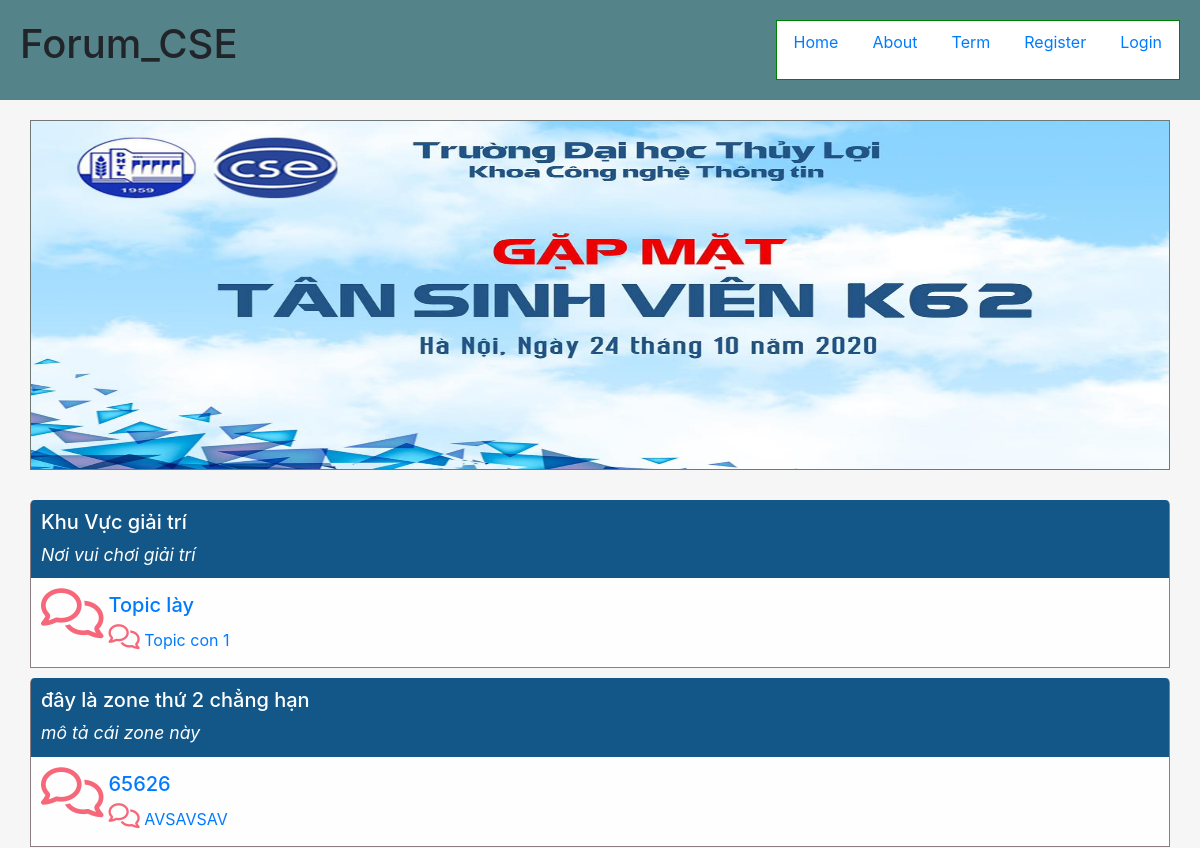
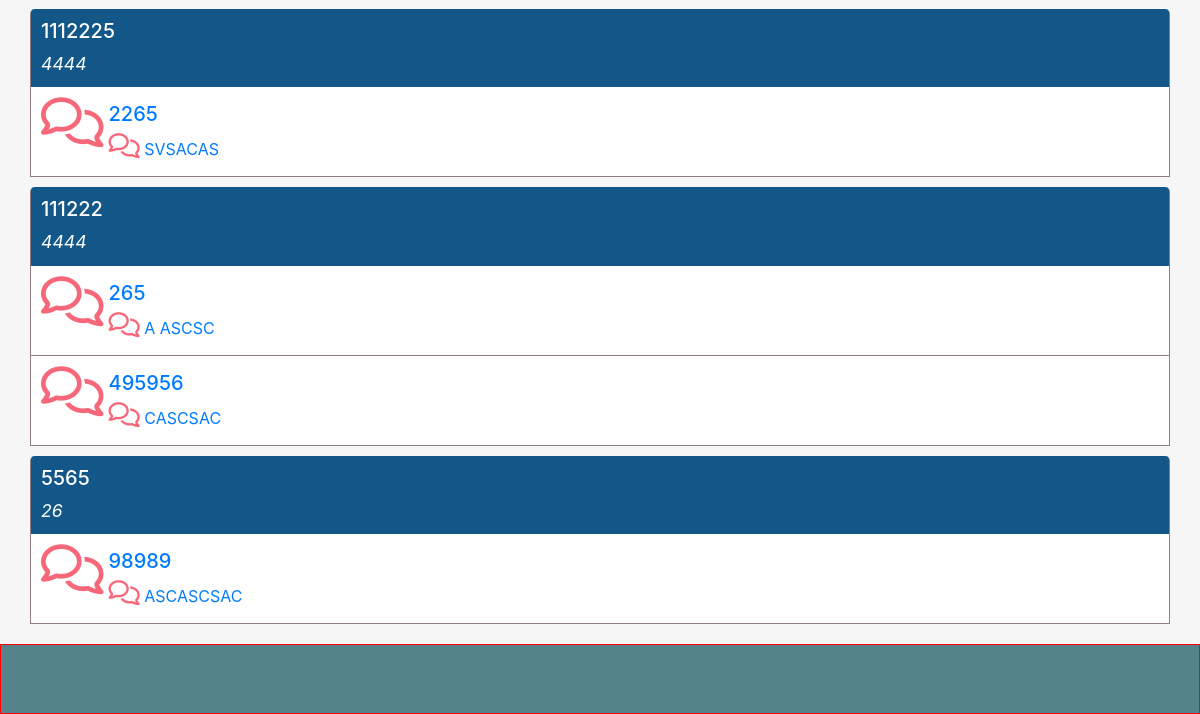
The page /Forum/index.php on the database as committed earlier (2 pictures, top to bottom).
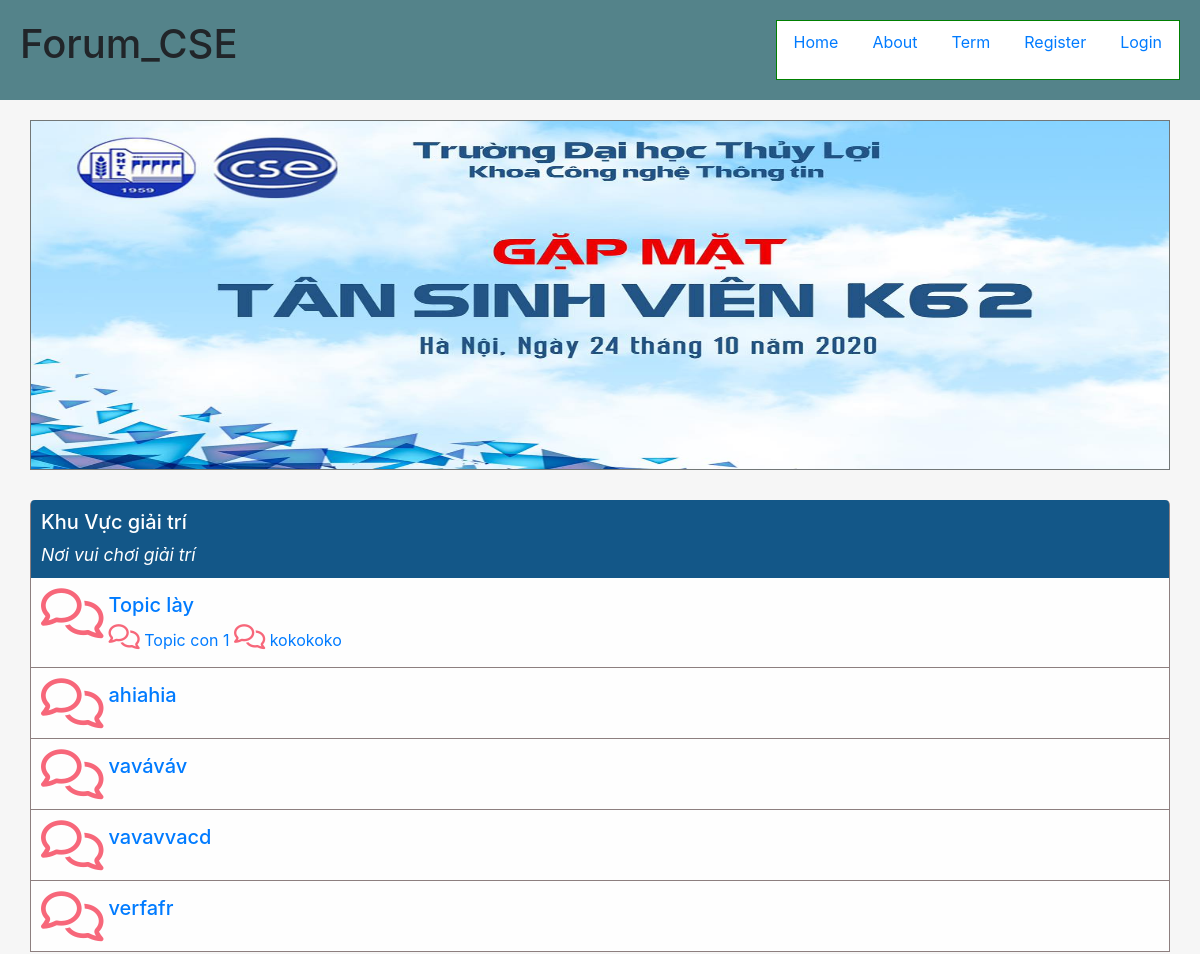
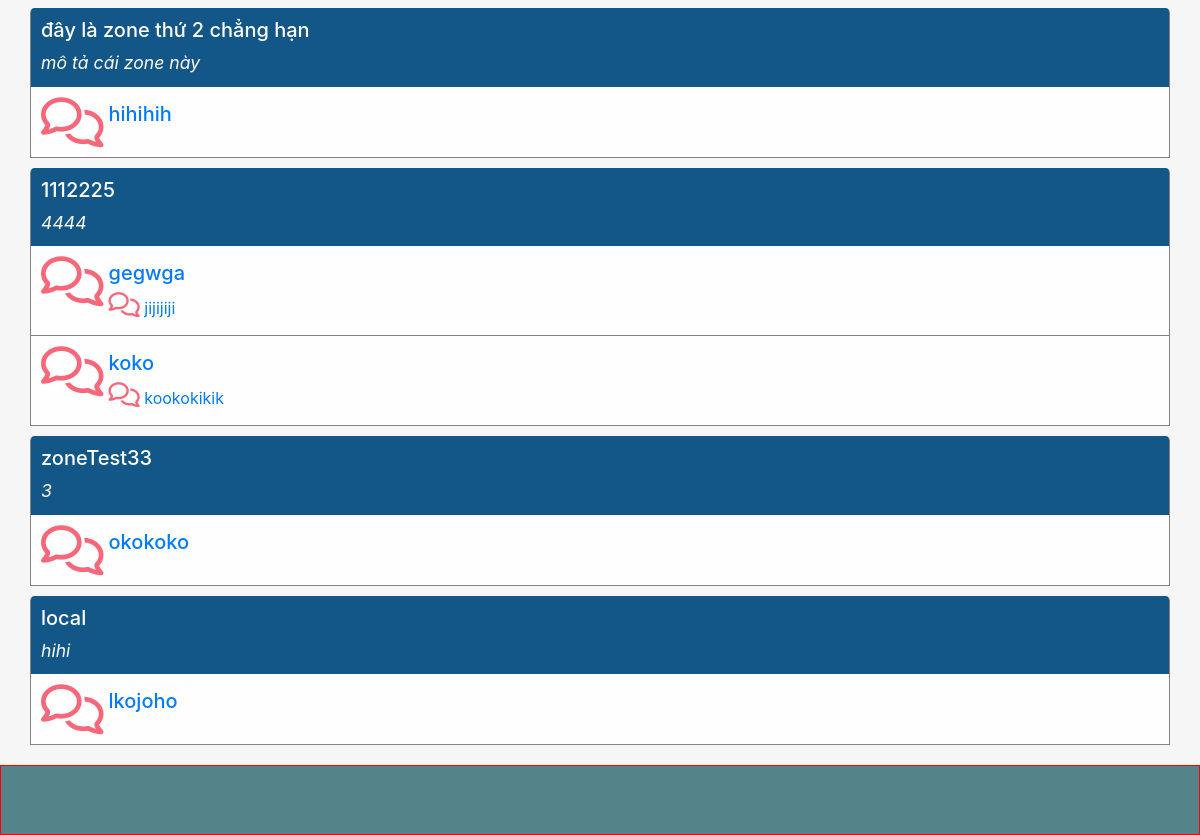
The same page on the database as committed later (2 pictures, top to bottom).
### tables this page shows
CREATE TABLE `zones` (
  `zone_id` int(11) NOT NULL,
  `title` varchar(255) NOT NULL,
  `description` varchar(255) NOT NULL
);

CREATE TABLE `topics` (
  `topic_id` int(11) NOT NULL,
  `title` varchar(255) NOT NULL,
  `description` varchar(255) DEFAULT NULL,
  `zone_id` int(11) NOT NULL
);

CREATE TABLE `mitopics` (
  `mitopic_id` int(11) NOT NULL,
  `title` varchar(255) NOT NULL,
  `description` varchar(255) NOT NULL,
  `topic_id` int(11) NOT NULL
);

### Forum/controllers/ParentCTL.php (called while the page is built, shortened)
<?php
require_once 'models/ZoneModel.php';
require_once 'models/TopicModel.php';
require_once 'models/MitopicModel.php';
class ParentCTL
{
  public function index()
  {
    $zoneModel = new ZoneModel();
    $zones = $zoneModel->selectAll();
    $topicModel = new TopicModel();
    $topics = $topicModel->selectAll();
    $mitopicModel = new MitopicModel();
    $mitopics= $mitopicModel->selectAll();
    require_once 'views/home.php';
  }
}
?>

### Forum/index.php (called while the page is built, shortened)
<?php
$action = isset($_GET['action']) ? $_GET['action'] : 'index';
$object = new $controller;
$object->$action();
?>

### Forum/path.php (called while the page is built, shortened)
<?php
    $BASE_URL="http://localhost:88/Forum";
?>

### Forum/models/model.php (called while the page is built, shortened)
<?php
    require_once("path.php");
    function openConnect(){
        $conn=mysqli_connect(HOST,USER,PASS,DB);
        return $conn;
    }
?>

### Forum/models/ZoneModel.php (called while the page is built, shortened)
<?php
    require_once("model.php");
    class ZoneModel{
        public $connection;
        function ZoneModel($title='',$description=''){
            $this->connection=openConnect();
        }
        function selectAll($data=""){
            $sql="SELECT * FROM ". self::TABLE;
            $rs=mysqli_query($this->connection,$sql);
            $result=mysqli_fetch_all($rs,MYSQLI_ASSOC);
            return $result;
        }
    }
?>

### Forum/models/TopicModel.php (called while the page is built, shortened)
<?php
    require_once("model.php");
    class TopicModel{
        public $connection;
        function TopicModel($title='',$description=''){
            $this->connection=openConnect();
        }
        function selectAll($data=[]){
            $sql="SELECT * FROM ". self::TABLE;
            $rs=mysqli_query($this->connection,$sql);
            $result=mysqli_fetch_all($rs,MYSQLI_ASSOC);
            return $result;
        }
    }
?>

### Forum/models/MitopicModel.php (called while the page is built, shortened)
<?php
    require_once("model.php");
    class MitopicModel{
        public $connection;
        function MitopicModel($title='',$description='',$topic_id=''){
            $this->connection=openConnect();
        }
        function selectAll($data=[]){
            $sql="SELECT * FROM ". self::TABLE;
            $rs=mysqli_query($this->connection,$sql);
            $result=mysqli_fetch_all($rs,MYSQLI_ASSOC);
            return $result;
        }
    }
?>

### Forum/views/home.php (the view, shortened to what this page needs)
<?php include_once("path.php");
global $ROOT_PATH; ?>
<?php include($ROOT_PATH."/includes/headerp1.php");?>
<?php include($ROOT_PATH."/includes/headerp2.php");?>
    <div class="page-wrapper">
        <div class="slider container">
            <img src="assets/images/background.jpg" alt="">
        </div>
        <div class="main-page container">
            <div class="row">
                <div class="main-content col-md-12">
                    <?php foreach ($zones as $zone):?>
                        <div class="zone block-container">
                            <div class="block-header rounded-top">
                            <h5><?php echo $zone['title'];?></h5>
                            <span><i><?php echo $zone['description']; ?></i></span>
                            </div>
                            <div class="ztopic-body block-body">
                            <?php foreach ($topics as $topic):?>
                            <?php if($topic['zone_id']===$zone['zone_id']):?>
                                <div class="topic-content">
                                    <span><i class="far fa-comments icon"></i></span>
                                    <div class="topic-body">
                                        <div class="topic-title"><h5><a href="<?php echo $BASE_URL."/index.php?controller=topics&action=index&tp_id=".$topic['topic_id'];?>"><?php echo $topic['title'];?></a></h5></div>
                                        <?php foreach ($mitopics as $mitopic):?>
                                            <?php if($mitopic['topic_id']===$topic['topic_id']):?>
                                                <div class="mtopic-tt">
                                                    <span><i class="far fa-comments m-icon"></i></span>
                                                    <a href="<?php echo $BASE_URL."/index.php?controller=topics&action=mtp_index&mtp_id=".$mitopic['mitopic_id'];?>"><?php echo $mitopic['title'];?></a>
                                                </div>
                                            <?php endif; ?>
                                        <?php endforeach;?>
                                    </div>
                                </div>
                            <?php endif; ?>
                            <?php endforeach;?>
                            </div>
                        </div>
                    <?php endforeach;?>
                </div>
            </div>
        </div>
    </div>
<?php include($ROOT_PATH."/includes/footer.php");?>

### Forum/includes/headerp1.php (shortened to what this page needs)
<!doctype html>
<html lang="en">
  <head>
    <link rel="stylesheet" href="https://stackpath.bootstrapcdn.com/bootstrap/4.3.1/css/bootstrap.min.css">
    <link rel="stylesheet" href="assets/css/style.css">

### Forum/includes/headerp2.php (shortened to what this page needs)
<?php include_once("path.php");
global $BASE_URL; ?>
</head>
  <body>
        <header>
            <h1 class="logo">Forum_CSE</h1>
            <ul class="nav nav-tabs" id="navId">
                <li class="nav-item">
                    <a href="<?php echo $BASE_URL."/index.php";?>" class="nav-link">Home</a>
                </li>
                <li class="nav-item">
                    <a href="#tab5Id" class="nav-link">About</a>
                </li>
                <li class="nav-item">
                    <a href="#" class="nav-link">Term</a>
                </li>
                <?php if(isset($_SESSION['id'])):?>
                <li class="nav-item dropdown">
                <a class="nav-link dropdown-toggle" data-toggle="dropdown" href="#" role="button" aria-haspopup="true" aria-expanded="false"><?php echo $_SESSION['username'];?></a>
                <div class="dropdown-menu">
                    <a class="dropdown-item" href="http://localhost:88/Forum/index.php?controller=users&action=index&u_id=<?php echo $_SESSION['id'];?>">Profile</a>
                    <?php if($_SESSION['admin']==1):?>
                    <a class="dropdown-item" href="http://localhost:88/Forum/index.php?controller=admin&action=index">Dash Board</a>
                    <?php endif;?>
                    <div class="dropdown-divider"></div>
                    <a class="dropdown-item" href="<?php echo $BASE_URL."/index.php?controller=users&action=logout";?>">Logout</a>
                </div>
                </li>
                <?php else:?>
                <li class="nav-item">
                    <a href="<?php echo $BASE_URL."/index.php?controller=users&action=register";?>" class="nav-link">Register</a>
                </li>
                <li class="nav-item">
                    <a href="<?php echo $BASE_URL."/index.php?controller=users&action=login";?>" class="nav-link">Login</a>
                </li>
                <?php endif;?>
            </ul>
            <div class="clearfix"></div>
        </header>

### Forum/includes/footer.php (shortened to what this page needs)
    <footer class="footer-page">
    </footer>
  </body>
</html>

### Forum/assets/css/style.css (style rules this page uses)
html,body { padding:0; margin:0; height: 100%; background:#f6f6f6; }
* { box-sizing: border-box; }
header { padding: 20px; background-color: #54838a; }
header .logo { float: left; }
header .nav { background-color: #ffffff; float: right; height: 60px; border: 1px solid green; }
header .nav .nav-item a { height: 100%; }
.slider { margin-top: 20px; border: 1px solid #727777; width: 100%; padding: 0px; height: 350px; }
.slider img { width: 100%; height: 100%; }
.page-wrapper { min-height: calc(100% - 212px); }
.main-page { margin-top: 20px; width: 100%; }
.main-content { padding:0px; }
.zone { margin-top: 10px; }
.icon { font-size: 50px; color:#f7677a; }
.m-icon { font-size: 25px; color:#f7677a; }
.topic-content { display: flex; border-bottom: 0.2px solid rgb(141, 127, 127); }
.topic-body { width: 50%; }
.mtopic-tt { display: inline-block; width: auto; }
.zone { border-top-left-radius: 5px; border-top-right-radius: 5px; border-left: 0.2px solid rgb(141, 127, 127); border-right: 0.2px solid rgb(141, 127, 127); }
.block-header { padding: 10px; background-color: #135788; color:white; font-size: 1.1rem; }
.footer-page { margin-top: 20px; border: 1px solid red; padding: 20px; background-color: #54838a; height: 70px; }
.topic-content { min-height: 62px; padding: 10px; }
.topic-body { padding: 5px; }
.ztopic-body { background-color: #fefefe; }

Rows that differ between the two databases and show on the page:
removed topics: title "65626", shown under zones "đây là zone thứ 2 chẳng hạn"
removed mitopics: title "AVSAVSAV", shown under "65626"
removed topics: title "2265", shown under zones (number 3 of 5 on the later page)
removed mitopics: title "SVSACAS", shown under "2265"
removed zones: title "111222", description "4444"
removed topics: title "265", shown under "111222"
removed mitopics: title "A ASCSC", shown under "265"
removed topics: title "495956", shown under "111222"
removed mitopics: title "CASCSAC", shown under "495956"
removed zones: title "5565", description "26"
removed topics: title "98989", shown under "5565"
removed mitopics: title "ASCASCSAC", shown under "98989"
added mitopics: title "kokokoko", shown under topics "Topic lày"
added topics: title "ahiahia", shown under zones "Khu Vực giải trí"
added topics: title "vaváváv", shown under zones "Khu Vực giải trí"
added topics: title "vavavvacd", shown under zones "Khu Vực giải trí"
added topics: title "verfafr", shown under zones "Khu Vực giải trí"
added topics: title "hihihih", shown under zones "đây là zone thứ 2 chẳng hạn"
added topics: title "gegwga", shown under zones (number 3 of 5 on the later page)
added mitopics: title "jijijiji", shown under "gegwga"
added topics: title "koko", shown under zones (number 3 of 5 on the later page)
added mitopics: title "kookokikik", shown under "koko"
added zones: title "zoneTest33", description "3"
added topics: title "okokoko", shown under "zoneTest33"
added zones: title "local", description "hihi"
added topics: title "lkojoho", shown under "local"
